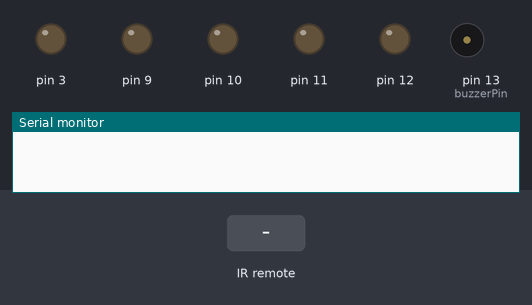
A sketch run on a simulated Arduino Uno, built with avr-gcc and run on an emulated ATmega328P. Shown: output pins drawn as LEDs (lit = HIGH), buzzer (waves = sounding, pin HIGH), the last lines printed to the serial monitor. Inputs (shaded band) come from the test bench.

Above: at 1.2 s.
1.3 s: infrared code 0xFF18E7 received
At 2.5 s:
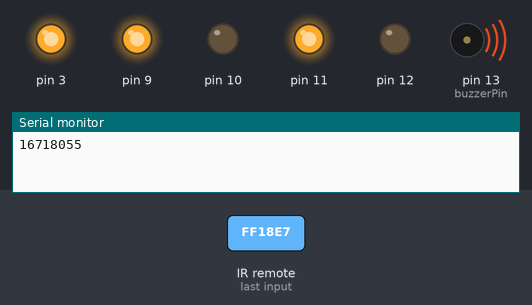
2.8 s: infrared code 0xFF10EF received
At 3.8 s:
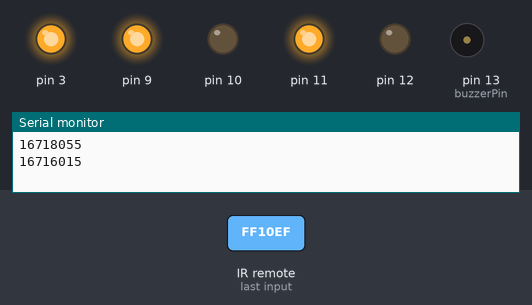
4.3 s: infrared code 0xFF5AA5 received
At 5.0 s:
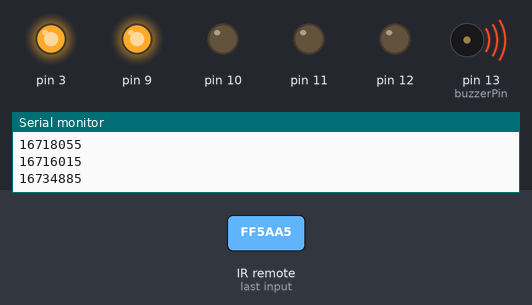
5.8 s: infrared code 0xFF4AB5 received
At 6.1 s:
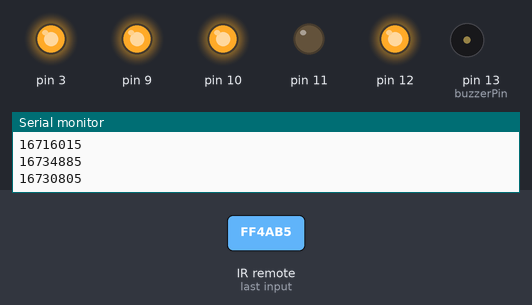
7.3 s: infrared code 0xFF10EF received
At 8.4 s:
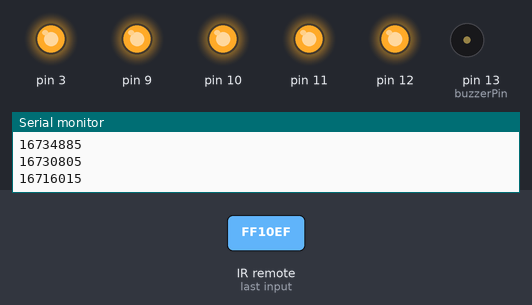
8.8 s: infrared code 0xFF38C7 received
At 9.6 s:
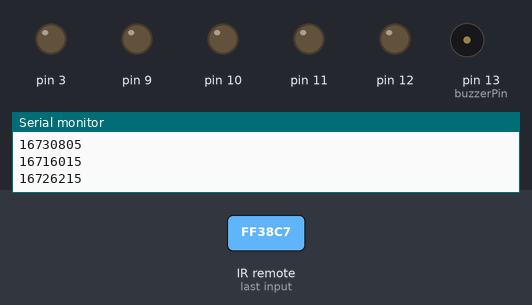
Timing chart, 0 to 11.3 s (numbered marks = the images above; inputs shaded):
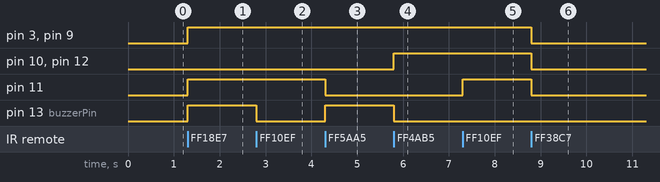

The sketch:

BM30ArduinoIR.ino
```cpp
//CODE DONE BY BOSH MACSIS && DR SURESAN PARETH
#include <IRremote.h>
#define irPin 6

int analogPin = A0;
int digitalPin = 2;
int buzzerPin = 13;
int digitalVal;
int analogVal;

IRrecv irrecv(irPin);
decode_results rslts;

void inits()
{
    pinMode(10,OUTPUT);
    pinMode(11,OUTPUT);
    pinMode(12,OUTPUT);
    pinMode(10,OUTPUT);
    pinMode(9,OUTPUT);
    pinMode(3,OUTPUT);

    Serial.begin(9600);
  pinMode (buzzerPin, OUTPUT);
  pinMode (digitalPin, INPUT);
  //Serial.begin(115200);
}

void setup()
{
  inits();
  Serial.begin(9600);
  irrecv.enableIRIn();
}

void loop() {
   if (irrecv.decode(&rslts)) {
      Serial.println(rslts.value);

      switch (rslts.value) {

         case 16718055:            //  FORDWARD Button
            Forward();
            break;

         case 16716015:            //  LEFT Button
            Left();
            break;

         case 16734885:            //  RIGHT Button
            Right();
            break;

         case 16730805:            //  BACK Button
            Back();
            break;

         case 16726215:            // STOP Button
            Stop();
            break;
   }
   irrecv.resume();
   }
}

void Back()
{
            digitalWrite(3, HIGH);
            digitalWrite(9, HIGH);
            digitalWrite(12, HIGH);
            digitalWrite(13, LOW);
            digitalWrite(10, HIGH);
            digitalWrite(11, LOW);
}

void Forward()
{
            digitalWrite(3, HIGH);
            digitalWrite(9, HIGH);
            digitalWrite(11, HIGH);
            digitalWrite(13, HIGH);
            digitalWrite(10, LOW);
            digitalWrite(12, LOW);

}
void Left()
{
            digitalWrite(9, HIGH);
            digitalWrite(11, HIGH);
            digitalWrite(13, LOW);
            for(int i=100;i<=300;i=i+100)
            {
             delay(i);
            }
}

void Right()
{
            digitalWrite(3, HIGH);
            digitalWrite(13, HIGH);
            digitalWrite(11, LOW);
            for(int j=100;j<=300;j=j+100)
            {
              delay(j);
            }
}
void Stop()
{
            digitalWrite(3, LOW);
            digitalWrite(9, LOW);
            digitalWrite(10, LOW);
            digitalWrite(11, LOW);
            digitalWrite(12, LOW);
            digitalWrite(13, LOW);
}
```

Measured:
- after the input at 1.3 s, pin 3, pin 9, pin 11, pin 13 (buzzerPin): LOW → HIGH at once
- after the input at 2.8 s, pin 13 (buzzerPin): HIGH → LOW at once
- after the input at 4.3 s, pin 11: HIGH → LOW at once; pin 13 (buzzerPin): LOW → HIGH at once
- after the input at 5.8 s, pin 10, pin 12: LOW → HIGH at once; pin 13 (buzzerPin): HIGH → LOW at once
- after the input at 7.3 s, pin 11: LOW → HIGH at once
- after the input at 8.8 s, pin 3, pin 9–12: HIGH → LOW at once
